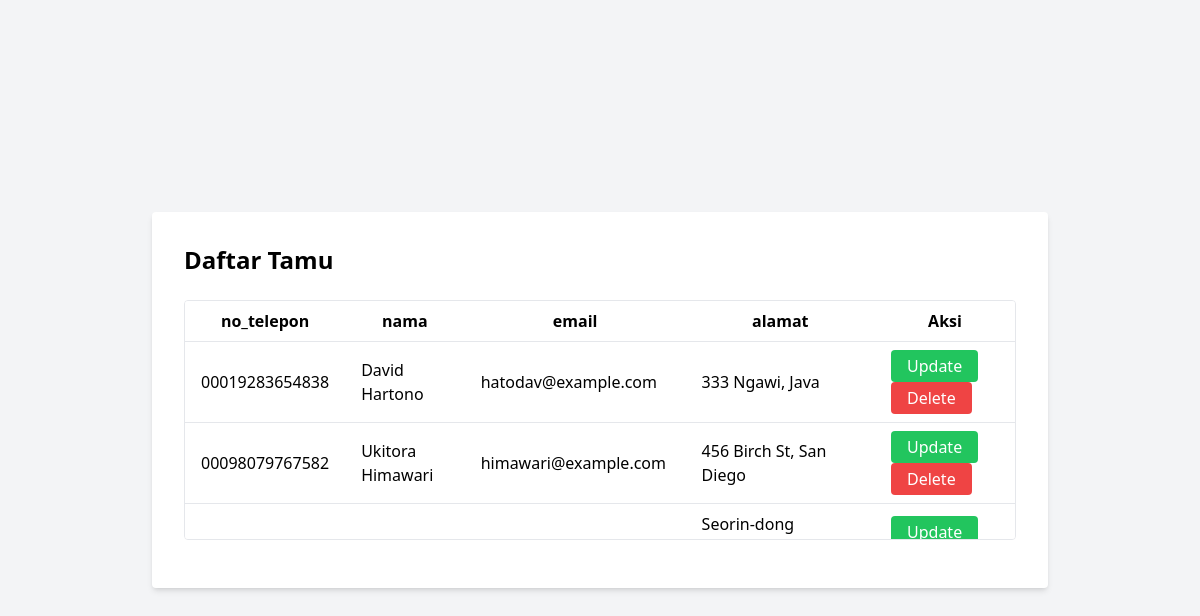
/daftar_tamu.php, run on the app's committed database.
### tables this page shows
CREATE TABLE Tamu (
    no_telepon VARCHAR(15) NOT NULL,
    nama VARCHAR(30) NOT NULL,
    alamat TEXT, 
    email VARCHAR(30) NOT NULL UNIQUE,
    loyalitas Varchar(40) NOT NULL DEFAULT "Bronze",
    total_pengeluaran INT (11) NOT NULL DEFAULT 0,
    tanggal_pendaftaran DATE NOT NULL DEFAULT NOW(),
    primary key (no_telepon),
    FOREIGN KEY (loyalitas) REFERENCES loyalitas(loyalitas)
);

### daftar_tamu.php (the view, shortened to what this page needs)
<!DOCTYPE html>
<html lang="en">
<head>
    <script src="https://cdn.tailwindcss.com"></script>
    <?php
    include 'koneksi.php';
    $query = "SELECT  no_telepon, nama, email, alamat FROM tamu";
    $result = mysqli_query($db, $query);
    ?>
</head>
<body class="bg-gray-100">
    <div class="flex justify-center items-center min-h-screen">
        <div class="bg-white p-8 rounded shadow-md w-full max-w-4xl">
            <h2 class="text-2xl font-bold mb-6">Daftar Tamu</h2>
            <div class="overflow-x-auto max-h-60 overflow-y-auto mb-4 border rounded">
                <table class="min-w-full bg-white">
                    <thead>
                        <tr>
                            <th class="py-2 px-4 border-b">no_telepon</th>
                            <th class="py-2 px-4 border-b">nama</th>
                            <th class="py-2 px-4 border-b">email</th>
                            <th class="py-2 px-4 border-b">alamat</th>
                            <th class="py-2 px-4 border-b">Aksi</th>
                        </tr>
                    </thead>
                    <tbody>
                        <?php while ($row = mysqli_fetch_assoc($result)) : ?>
                        <tr data-id="<?= $row['no_telepon'] ?>" data-nama="<?= $row['nama'] ?>">
                            <td class="py-2 px-4 border-b"><?= htmlspecialchars($row['no_telepon']) ?></td>
                            <td class="py-2 px-4 border-b"><?= htmlspecialchars($row['nama']) ?></td>
                            <td class="py-2 px-4 border-b"><?= htmlspecialchars($row['email']) ?></td>
                            <td class="py-2 px-4 border-b"><?= htmlspecialchars($row['alamat']) ?></td>
                            <td class="py-2 px-4 border-b">
                                <button class="update-button bg-green-500 text-white px-4 py-1 rounded">Update</button>
                                <button class="delete-button bg-red-500 text-white px-4 py-1 rounded">Delete</button>
                            </td>
                        </tr>
                        <?php endwhile; ?>
                    </tbody>
                </table>
            </div>
        </div>
    </div>
</body>
</html>

### data on the page
tamu: no_telepon "00019283654838", nama "David Hartono", email "hatodav@example.com", alamat "333 Ngawi, Java"
tamu: no_telepon "00098079767582", nama "Ukitora Himawari", email "himawari@example.com", alamat "456 Birch St, San Diego"
tamu: alamat "Seorin-dong…"
